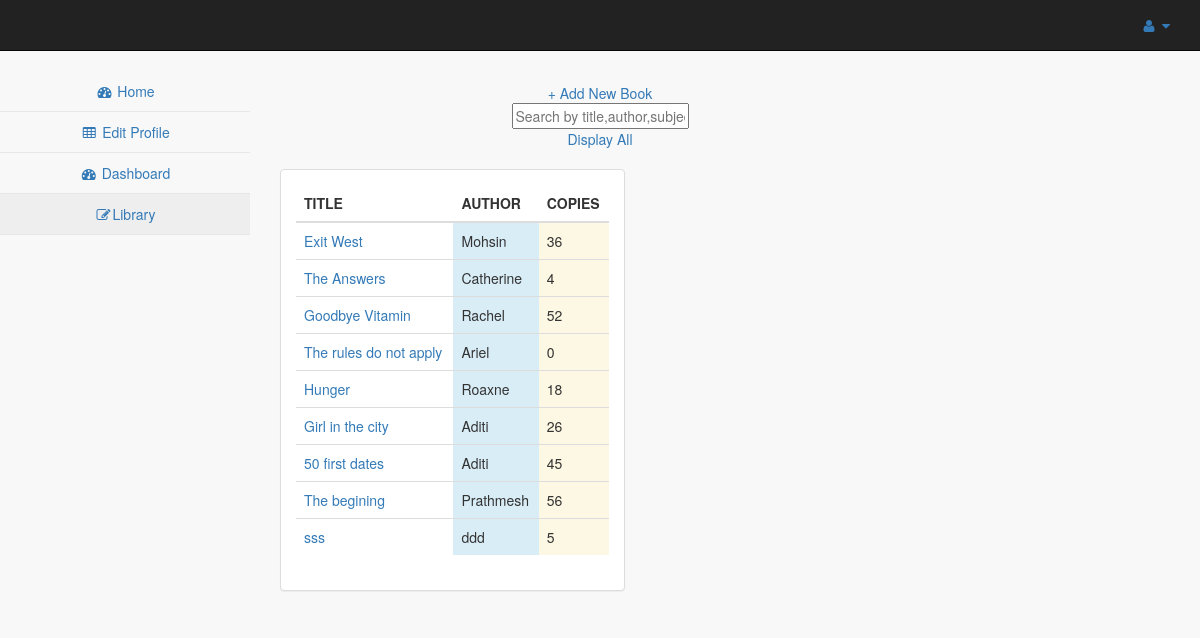
The app's page /library/ (signed in) with its own data.
### app/models.py (models this page shows)
class book(models.Model):
	bookname= models.CharField(max_length =30)
 	author=models.CharField(max_length =30)
	subject=models.CharField(max_length =30)
	rating=models.CharField(max_length =30)
	summary=models.CharField(max_length =100)
 	copies=models.IntegerField(default=0)
	def __str__(self):
		return self.bookname

### app/views.py (the view)
# urls.py: url(r'^library/', views.library),
@csrf_exempt
def library(request):
		try:
			parameter=request.GET['input']
		except:
			parameter='all'
		try:
			request.session['authority']=request.GET['authority']
		except:
			pass
		context={}
		context["username"]=request.session['username']
		if models.book.objects.filter(bookname=parameter).exists():
			context["books"]=models.book.objects.filter(bookname=parameter);
		elif models.book.objects.filter(subject=parameter).exists():
			context["books"]=models.book.objects.filter(subject=parameter);
		elif models.book.objects.filter(author=parameter).exists():
			context["books"]=models.book.objects.filter(author=parameter);
		elif parameter=='all':
			context["books"]=models.book.objects.all();
		context['authority']=request.session['authority']
		if context['authority']=="student":
			return render(request,'student_library.html',context);
		else:
			return render(request,'librarian_library.html',context);

### app/templates/librarian_library.html (shortened to what this page needs)
<!DOCTYPE html>
<html>
<head>
</head>
<center>
<body>
{% include "base.html" %}
<h2>!!..PICT BOOKS..!!!</h2>
<br>
<a href="/add_new_book/">+ Add New Book</a>
<br>
<form action="/library/">
 <input type="text" name="input" placeholder="Search by title,author,subject">
</form>
<a href="/library/">Display All</a>
<br>
<br>
<div class="row">
    <div class="col-lg-6">
        <div class="panel panel-default">
            <div class="panel-body">
                <div class="table-responsive">
                    <table class="table table-hover">
                        <thead>
                            <tr>
                                <th>TITLE</th>
                                <th>AUTHOR</th>
                                <th>COPIES</th>
                            </tr>
                        </thead>
                    <tbody>
                            <tr class="success">
                                {% for i in books %}
                                 <tr>
                                 <td>
                                       <a href="/book_summary/?book_id={{i.id}}">{{i.bookname}}</a>
                                    </td>
                                 <td class="info">{{i.author}}</td>
                                 <td class="warning">{{i.copies}}</td>
                                 </tr>
                                 {% endfor %}
                            </tr>
                    </tbody>
                    </table>
                </div>
            </div>
        </div>
    </div>
</div>
</body>
</html>

### app/templates/base.html (shortened to what this page needs)
<!DOCTYPE html>
<html>
<head>
   <link href="/static/vendor/bootstrap/css/bootstrap.min.css" rel="stylesheet">
    <link href="/static/dist/css/sb-admin-2.css" rel="stylesheet">
    <link href="/static/vendor/font-awesome/css/font-awesome.min.css" rel="stylesheet" type="text/css">
    <link href="/static/css/dashborad.css" rel="stylesheet">
</head>
<center>
<body>
    <nav class="navbar navbar-inverse navbar-fixed-top" role="navigation" style="margin-bottom: 0 ">
            <ul class="nav navbar-top-links navbar-right">
                <li class="dropdown">
                    <a class="dropdown-toggle" data-toggle="dropdown" href="#">
                        <i class="fa fa-user fa-fw"></i> <i class="fa fa-caret-down"></i>
                    </a>
                </li>
            </ul>
</nav>
<div class="navbar-default sidebar" role="navigation">
    <div class="sidebar-nav navbar-collapse">
        <ul class="nav" id="side-menu">
            <li>
                <a href="/login/"><i class="fa fa-dashboard fa-fw"></i> Home</a>
            </li>
            <li>
                <a href="/edit_profile/"><i class="fa fa-table fa-fw"></i> Edit Profile</a>
            </li>
            <li>
                <a href="/current_status/"><i class="fa fa-dashboard fa-fw"></i> Dashboard</a>
            </li>
             <li>
                 <a href="/library/"><i class="fa fa-edit fa-fw"></i>Library</a>
             </li>
        </ul>
    </div>
</div>
</body>

### app/static/css/dashborad.css (style rules this page uses)
.row { padding-left: 270px; }
.row { padding-left: 280px; padding-right: 200px; }

### records on screen
book: bookname "Exit West", author "Mohsin", copies "36"
book: bookname "The Answers", author "Catherine", copies "4"
book: bookname "Goodbye Vitamin", author "Rachel", copies "52"
book: bookname "The rules do not apply", author "Ariel", copies "0"
book: bookname "Hunger", author "Roaxne", copies "18"
book: bookname "Girl in the city", author "Aditi", copies "26"
book: bookname "50 first dates", author "Aditi", copies "45"
book: bookname "The begining", author "Prathmesh", copies "56"
book: bookname "sss", author "ddd", copies "5"
